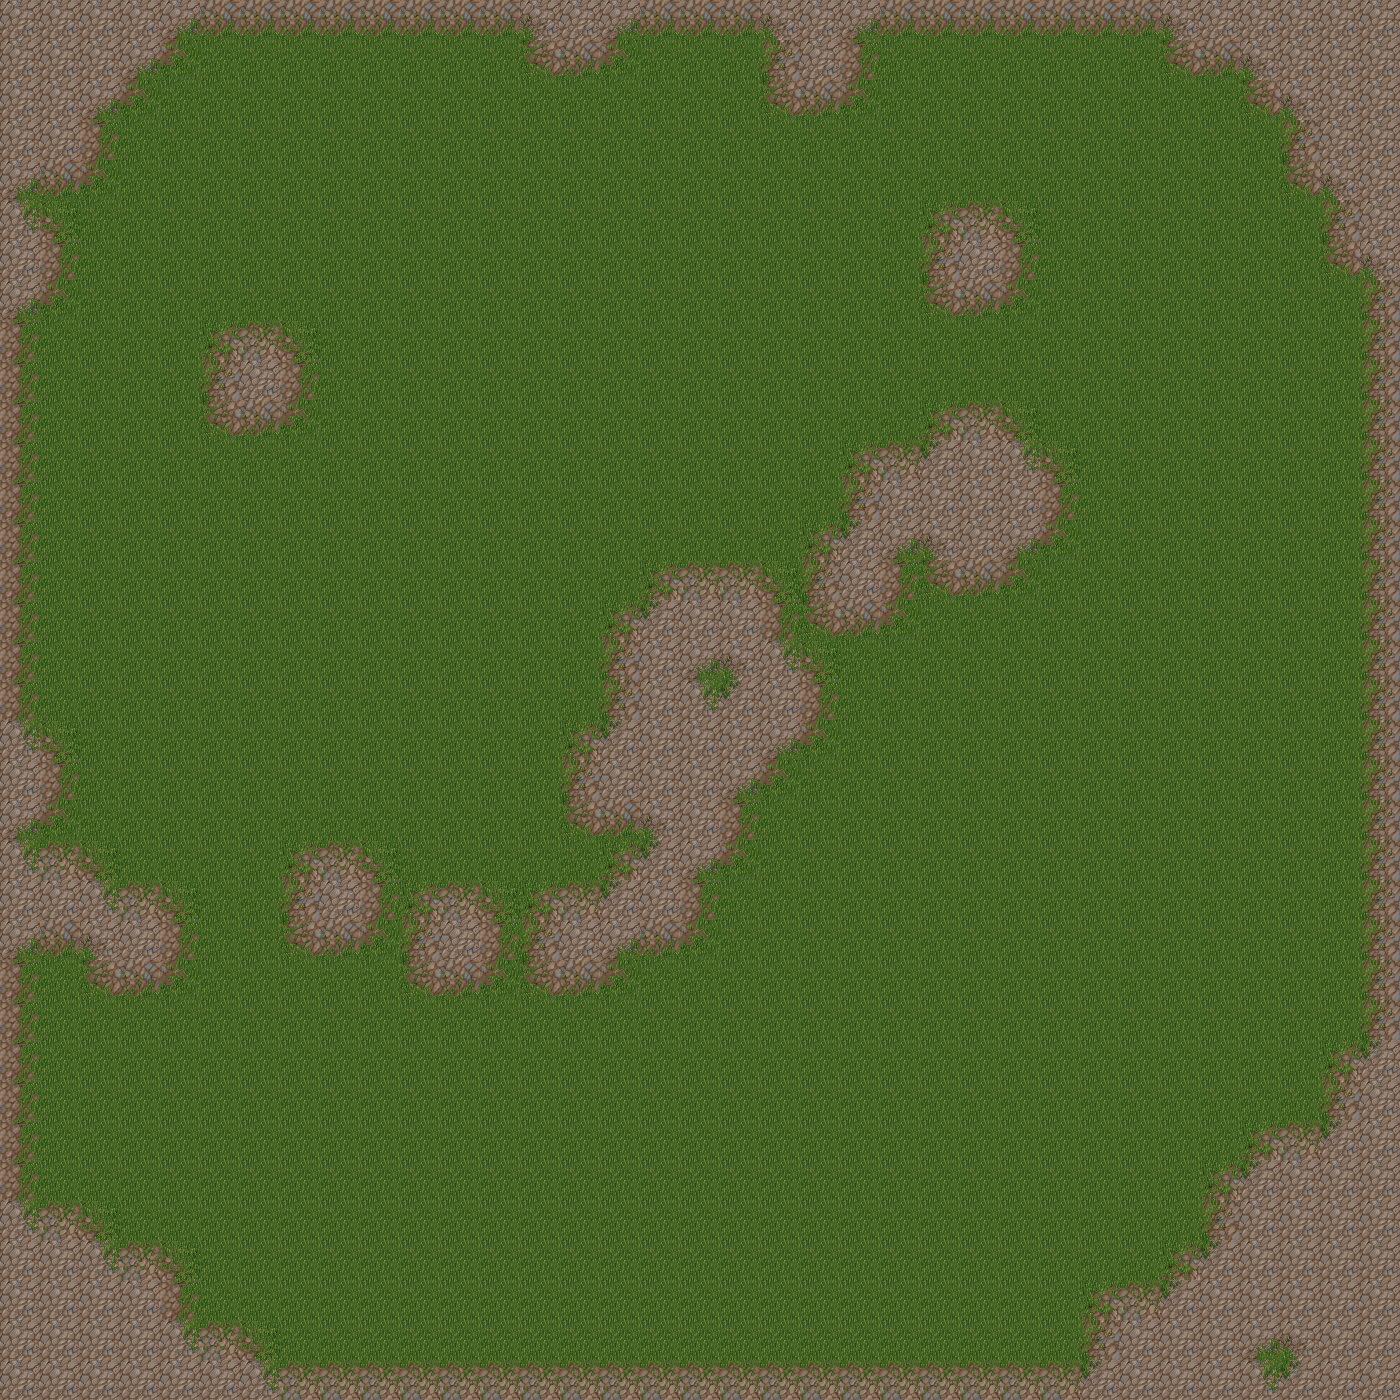

Rendered tile map (Tiled .tmx) drawn with the repository's tilesets; below, a short description and the map source with its tile grids summarised:
An orthogonal 35x35 tile map with 40x40 px tiles, 1 tile layer (ground) and 1 object.

<map version="1.0" orientation="orthogonal" renderorder="right-down" width="35" height="35" tilewidth="40" tileheight="40">
 <properties>
  <property name="unity:scale" value="0.02" />
 </properties>
 <tileset firstgid="1" name="tiled" tilewidth="40" tileheight="40">
  <image source="../../images/tiles/tiled.png" width="160" height="160" />
  <terraintypes>
   <terrain name="default" tile="0" />
   <terrain name="New Terrain" tile="-1" />
  </terraintypes>
  <tile id="0" terrain=",,,0" />
  <tile id="1" terrain=",,0,0" />
  <tile id="2" terrain=",,0," />
  <tile id="4" terrain=",0,,0" />
  <tile id="5" terrain="0,0,0,0" />
  <tile id="6" terrain="0,,0," />
  <tile id="7" terrain=",0,0,0" />
  <tile id="8" terrain="0,,0,0" />
  <tile id="9" terrain=",0,," />
  <tile id="10" terrain="0,0,," />
  <tile id="11" terrain="0,,," />
  <tile id="12" terrain="0,0,,0" />
  <tile id="13" terrain="0,0,0," />
 </tileset>
 <layer name="ground" width="35" height="35">
  <properties>
   <property name="unity:sortingLayerName" value="ground" />
  </properties>
  <data>[1225 cells, 1225 non-empty, 14 distinct tile ids]</data>
 </layer>
 <objectgroup name="collision (border)">
  <properties>
   <property name="unity:layer" value="environment" />
  </properties>
  <object x="10" y="14">
   <polyline points="0,0 2,1366 1368,1364 1372,2 0,0" />
  </object>
 </objectgroup>
</map>
